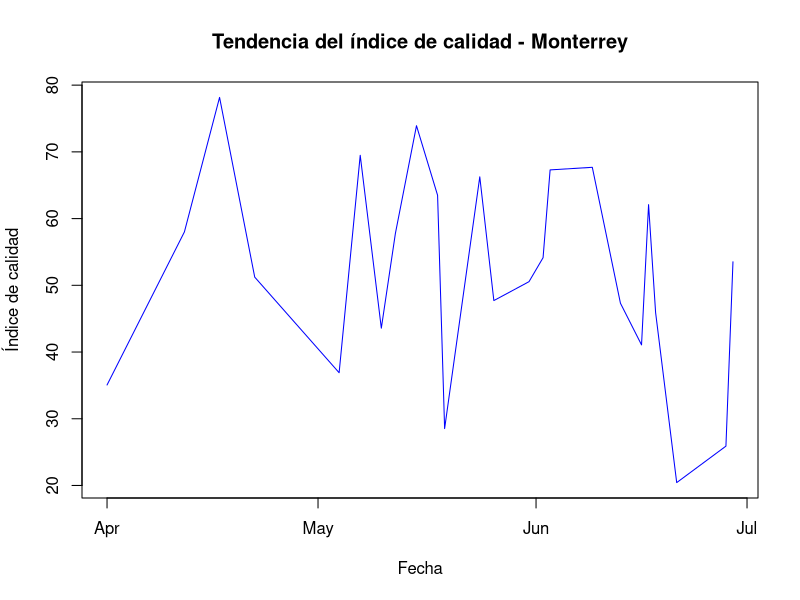
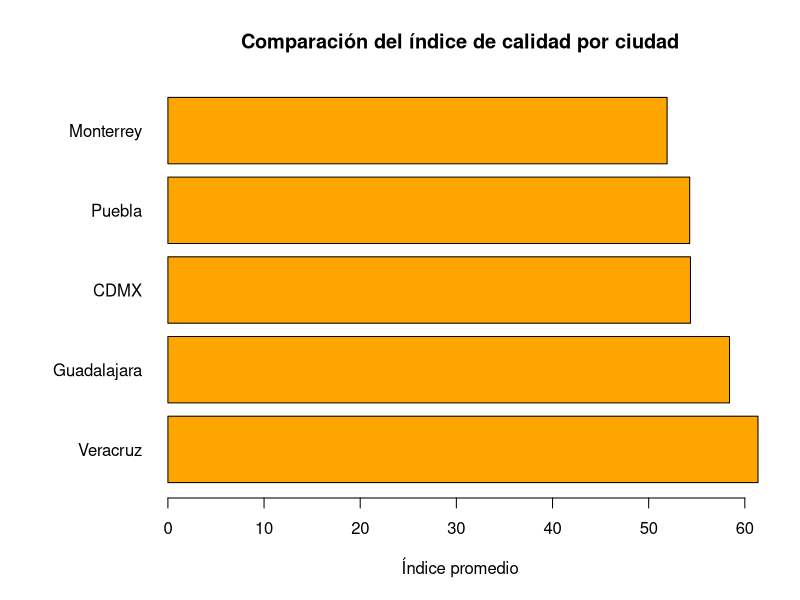

The R source for these figures, in order:
# ------------------------------------------------------------
# Script: Analisis de contaminacion por ciudad (sin paquetes)
# Archivo: /mnt/data/contaminacion_ciudades.csv
# Columnas esperadas:
# ciudad, fecha, pm10, pm2_5, no2, co, temperatura
# ------------------------------------------------------------

# 1) Carga de datos
cont <- read.csv("contaminacion_ciudades.csv", stringsAsFactors = FALSE)

# --- Ajusta nombres si difieren:
# names(cont)
# names(cont) <- c("ciudad", "fecha", "pm10", "pm2_5", "no2", "co", "temperatura")

# Convierte fecha a tipo Date (si aplica)
if(!inherits(cont$fecha, "Date")){
  cont$fecha <- as.Date(cont$fecha)
}

# ------------------------------------------------------------
# EXPLORACIÓN INICIAL
# ------------------------------------------------------------

# Calcular media y desviación estándar por contaminante
contaminantes <- c("pm10", "pm2_5", "no2", "co")

cat("Media y desviación estándar de contaminantes:\n")
for (v in contaminantes) {
  media <- mean(cont[[v]], na.rm = TRUE)
  desv  <- sd(cont[[v]], na.rm = TRUE)
  cat(v, "-> Media:", round(media, 2), "| Desv.Est:", round(desv, 2), "\n")
}

# Revisar valores faltantes y reemplazar con la media correspondiente
for (v in contaminantes) {
  if (any(is.na(cont[[v]]))) {
    media <- mean(cont[[v]], na.rm = TRUE)
    cont[[v]][is.na(cont[[v]])] <- media
  }
}

# ------------------------------------------------------------
# CREACIÓN DE VARIABLES
# ------------------------------------------------------------

# Crear columna indice_calidad
cont$indice_calidad <- (cont$pm10 * 0.3) + (cont$pm2_5 * 0.4) + (cont$no2 * 0.2) + (cont$co * 0.1)

# Clasificar nivel de calidad del aire
# (umbral de ejemplo: <50 Bueno, 50–100 Regular, >100 Malo)
cont$nivel <- ifelse(cont$indice_calidad <= 50, "Bueno",
                     ifelse(cont$indice_calidad <= 100, "Regular", "Malo"))

cat("\nPrimeras filas con índice y nivel:\n")
print(head(cont))

# ------------------------------------------------------------
# ANÁLISIS COMPARATIVO
# ------------------------------------------------------------

# Promedio del índice de calidad por ciudad
promedio_ciudad <- aggregate(indice_calidad ~ ciudad, data = cont, mean)
promedio_ciudad <- promedio_ciudad[order(-promedio_ciudad$indice_calidad), ]
cat("\nPromedio del índice de calidad por ciudad:\n")
print(promedio_ciudad)

# Número de días con nivel “Malo” en cada ciudad
dias_malos <- aggregate(nivel ~ ciudad, data = cont, function(x) sum(x == "Malo"))
names(dias_malos)[2] <- "dias_malos"
cat("\nNúmero de días con nivel 'Malo' por ciudad:\n")
print(dias_malos)

# Relación entre temperatura y contaminación (correlación simple)
correlacion <- cor(cont$temperatura, cont$indice_calidad, use = "complete.obs")
cat("\nCorrelación entre temperatura e índice de contaminación:", round(correlacion, 3), "\n")

if (abs(correlacion) < 0.3) {
  cat("Relación débil o casi nula.\n")
} else if (abs(correlacion) < 0.7) {
  cat("Relación moderada.\n")
} else {
  cat("Relación fuerte.\n")
}

# ------------------------------------------------------------
# VISUALIZACIÓN (base R)
# ------------------------------------------------------------

# 1) Gráfico de líneas: tendencia del índice por fecha
# (Si hay muchas ciudades, se grafica solo una a la vez)
ciudades_unicas <- unique(cont$ciudad)
if (length(ciudades_unicas) == 1) {
  plot(cont$fecha, cont$indice_calidad, type = "l", col = "blue",
       main = paste("Tendencia del índice de calidad del aire -", ciudades_unicas[1]),
       xlab = "Fecha", ylab = "Índice de calidad")
} else {
  # Ejemplo: graficar la primera ciudad
  ciudad_ref <- ciudades_unicas[1]
  datos_ciudad <- cont[cont$ciudad == ciudad_ref, ]
  plot(datos_ciudad$fecha, datos_ciudad$indice_calidad, type = "l", col = "blue",
       main = paste("Tendencia del índice de calidad -", ciudad_ref),
       xlab = "Fecha", ylab = "Índice de calidad")
}

# 2) Gráfico de barras: comparación entre ciudades (promedio del índice)
op <- par(mar = c(5, 8, 4, 2) + 0.1)
barplot(
  promedio_ciudad$indice_calidad,
  names.arg = promedio_ciudad$ciudad,
  horiz = TRUE,
  las = 1,
  col = "orange",
  main = "Comparación del índice de calidad por ciudad",
  xlab = "Índice promedio"
)
par(op)

# ------------------------------------------------------------
# FIN DEL SCRIPT
# ------------------------------------------------------------
